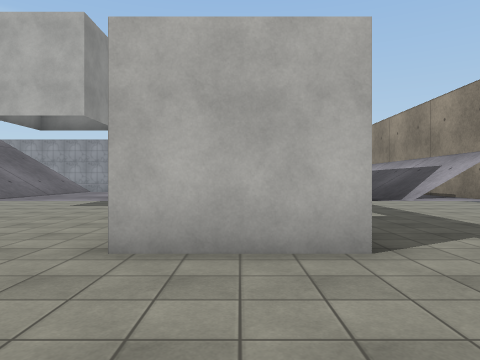
[1] (above)

21 first-person views from a walk through a scene from a Unity 3-D project. The camera is 1.4 m above the floor, looks level and sees 70° across. The floor is counted in squares, 2 m on a side. Each view is taken from the middle of a square. On the plan, view 1 faces up. The plan holds only what a view shows up to about 11 squares ahead; the rest is blank. Surface patterns are stand-ins for the level's own textures.

[2]
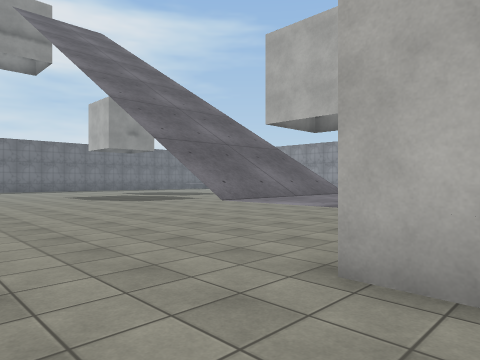

[3]
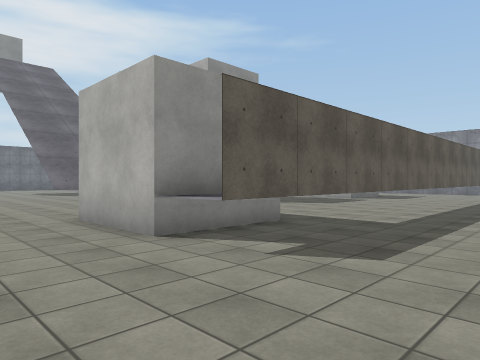

[4]
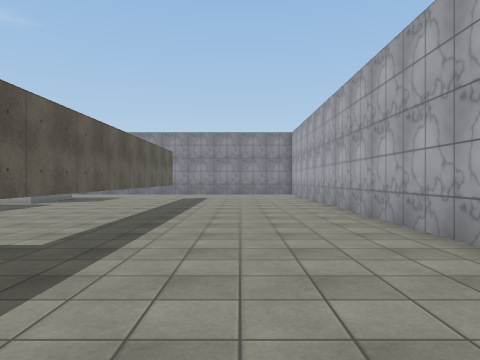

[5]
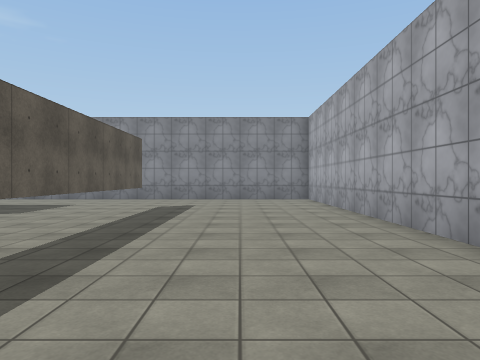

[6]
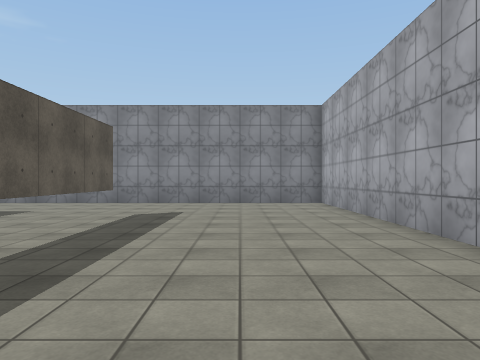

[7]
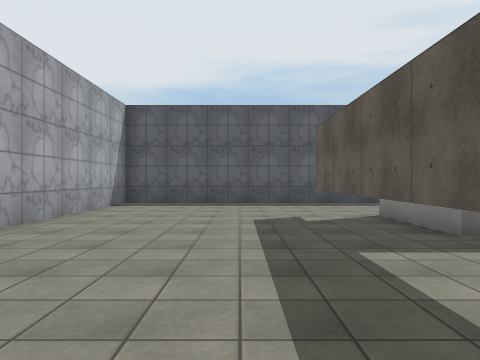

[8]
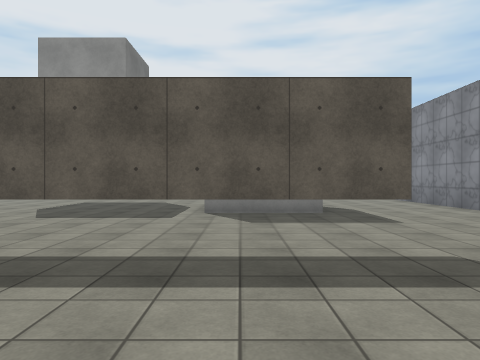

[9]
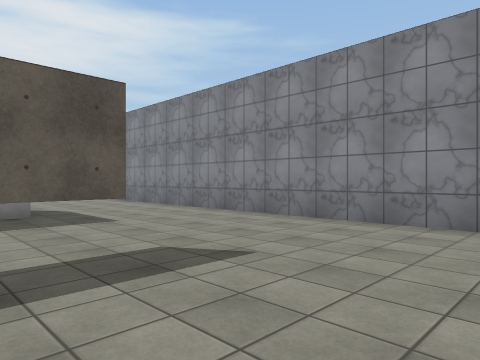

[10]
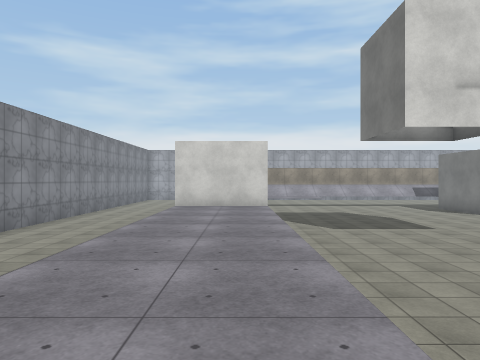

[11]
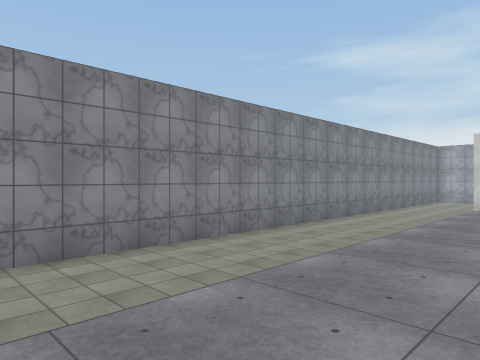

[12]
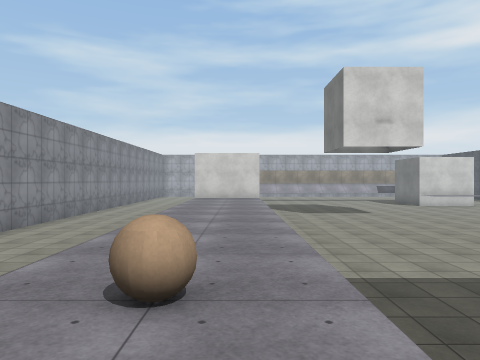

[13]
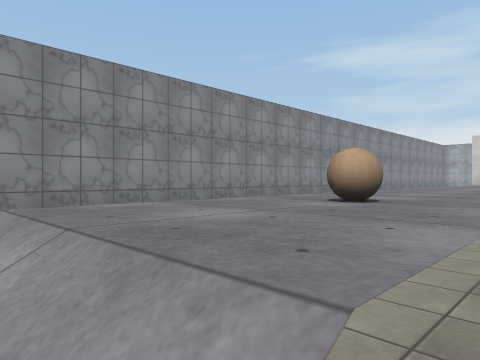

[14]
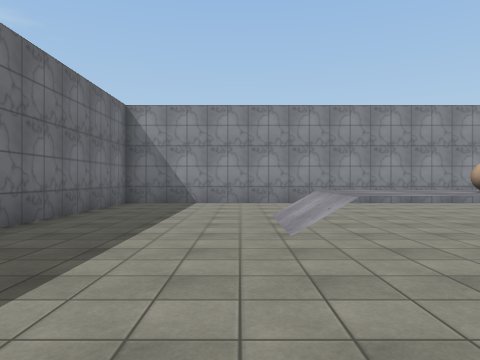

[15]
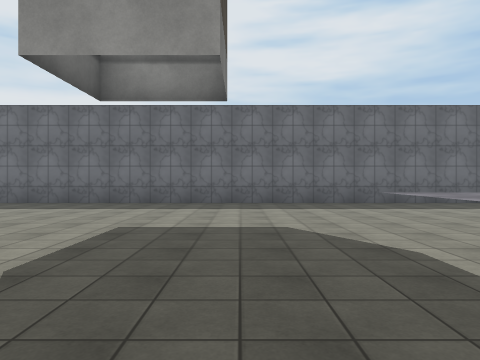

[16]
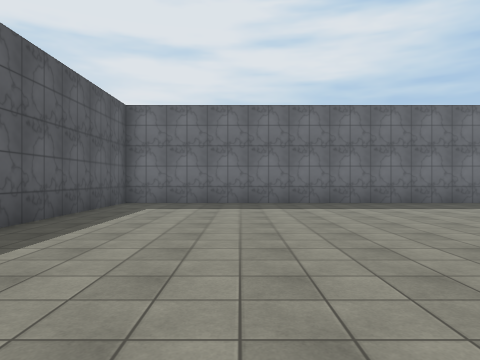

[17]
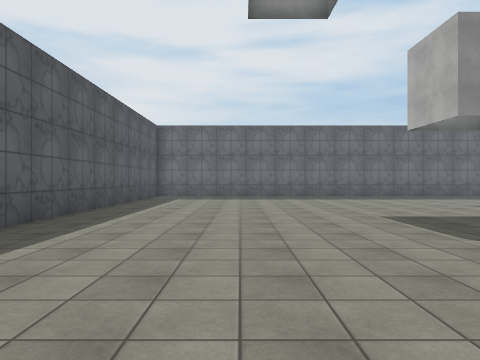

[18]
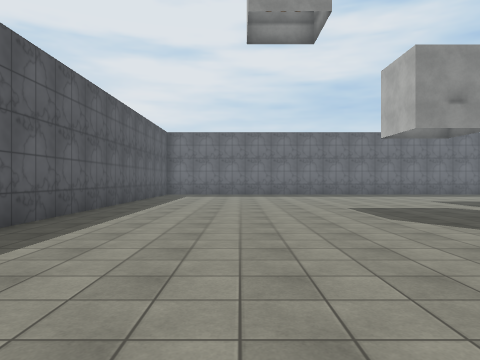

[19]
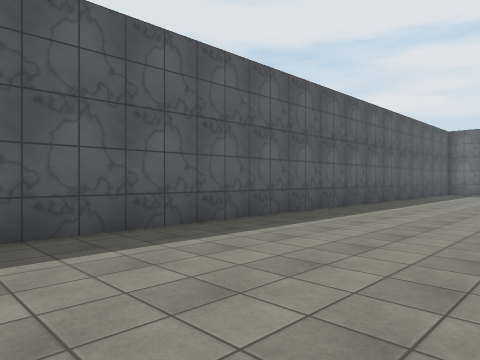

[20]
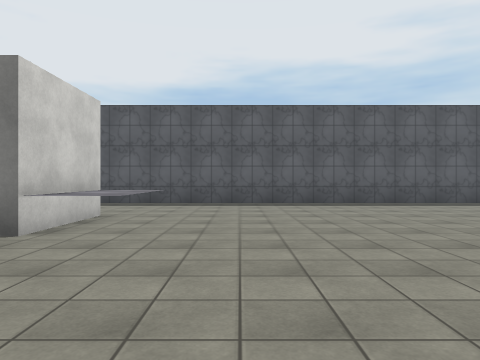

[21]
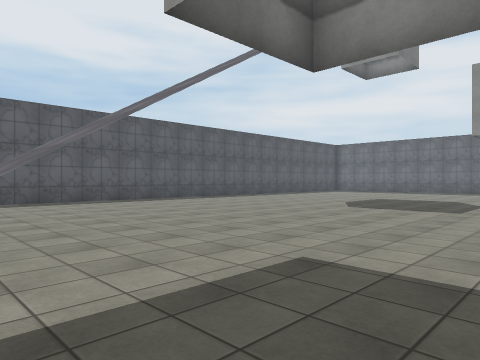

### Floor plan
Key: @ floor where view 1 was taken; # wall or solid block; . main floor; : floor 1 m higher than the main floor; / step, stairs or slope; ^ raised ledge; O other object.
Columns run from 23 left of view 1 to 8 right of it. Each row starts with its distance up from view 1.
 20 ################################
 19 #..... ........................#
 18 #..... ........................#
 17 #..............................#
 16 #..............................#
 15 #..../::O:::::::::::  ^  ^.....#
 14 #..../::::::::::::::  ^  #.....#
 13 #......................^ #.....#
 12 #......................^ #.....#
 11 #......................^^#.....#
 10 #........................#.....#
  9 #........................#.....#
  8 #..................... ..#.....#
  7 #..................... ..#.....#
  6 #...................... .#.....#
  5 #...................^^#  #.....#
  4 #...................^^#  ^.....#
  3 #..............................#
  2 #..............................#
  1 #..............................#
  0 #......................@.......#
 -1 ################################

Positions as (right, up) in squares from view 1, and headings:
1: (0, 0), facing up
2: (0, 1), facing up-left
3: (5, 1), facing up-left
4: (5, 3), facing up
5: (5, 7), facing up
6: (5, 9), facing up
7: (4, 10), facing down
8: (6, 14), facing left
9: (6, 14), facing up-left
10: (-13, 14), facing right
11: (-13, 14), facing up-right
12: (-17, 14), facing right
13: (-18, 13), facing up-right
14: (-19, 9), facing up
15: (-12, 11), facing left
16: (-12, 3), facing left
17: (-8, 3), facing left
18: (-6, 3), facing left
19: (-4, 4), facing down-left
20: (-4, 10), facing down
21: (-2, 11), facing down-left
